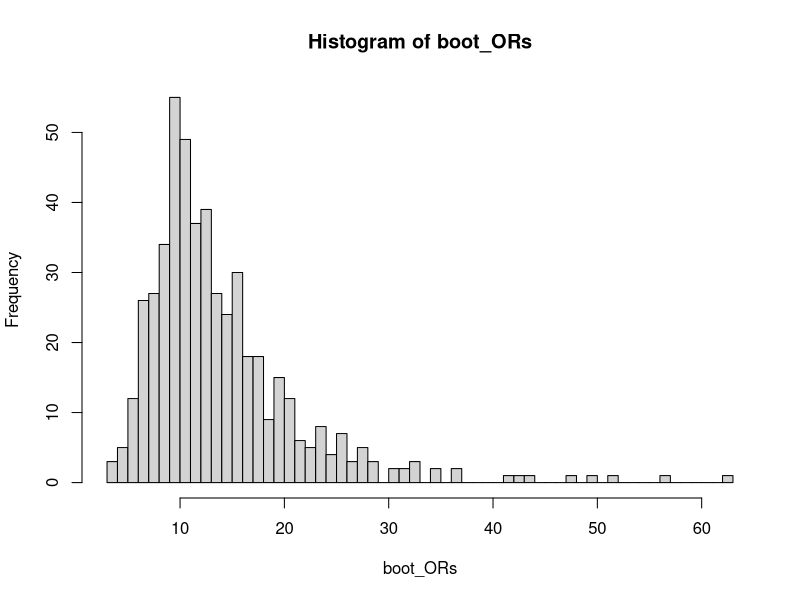

Recreate this plot in R.
#### Statistical Methods for Analysis with Missing Data
#### Lecture 7: R session 2
#### Mauricio Sadinle
#### Department of Biostatistics
#### University of Washington


### Part 1: Multinomial Example
## Simple example of the EM algorithm


# Clean your environment
rm(list=ls())

# Set a seed so you can reproduce all the results
set.seed(345)


## Generate data for two binary variables

# Sample size
n <- 1000

# True probabilities (pi11, pi21, pi12, pi22)
true_prob <- c(.4,.2,.1,.3)

# True odds ratio
oddsr <- function(vec){ 
  vec <- as.vector(vec)
  vec[1]*vec[4]/(vec[2]*vec[3])
  }
(true_oddsr <- oddsr(true_prob))

# Sample space
cells <- expand.grid(Z1=1:2,Z2=1:2)

# Select a sample 
cell_sample <- sample(nrow(cells), n, replace = TRUE, true_prob)
full_data <- cells[cell_sample,]

# Full data odds ratio
fulldata_table <- table(full_data)
(fulldata_oddsr <- oddsr(fulldata_table))

# Generate missingness
obs_data <- full_data
p_mis1 <- .5
mis_inds1 <- runif(n) < p_mis1
p_mis2_mis1 <- .5
p_mis2_obs1 <- .7
mis_inds2 <- runif(n) < (p_mis2_mis1*mis_inds1 + p_mis2_obs1*!mis_inds1)
obs_data[cbind(mis_inds1,mis_inds2)] <- NA


## EM algorithm under MAR
EM <- function(obs_data, init=NULL, tol=1e-10){
    
  obs_counts <- table(obs_data, useNA="always")
  
  locNA <- dim(obs_counts)  
  
  n11kl <- obs_counts[-locNA[1],-locNA[2]  ]
    
  n10kp <- obs_counts[-locNA[1],locNA[2]]  
  
  n01pl <- obs_counts[locNA[1],-locNA[2]]  
    
  n00pp <- obs_counts[locNA[1],locNA[2]]  
    
  # Starting point for EM  
  if(is.null(init)){
    prob_t <- matrix(c(.25,.25,.25,.25),2,2) 
  }else{  
    prob_t <- init  
  }  
    
  eps <- 1  
  iter <- 0  
    
  while(eps > tol){  
    prob_kp_t <- rowSums(prob_t)  
    prob_pl_t <- colSums(prob_t)  
      
    n_t <- n11kl +   
      outer(n10kp/prob_kp_t, n01pl/prob_pl_t, "+")*prob_t + 
      n00pp*prob_t  
      
    prob_tp1 <- n_t/n  
    eps <- max(abs(prob_tp1 - prob_t))  
    prob_t <- prob_tp1  
    iter <- iter+1  
  }  
    
  return(list(iter=iter, estprob=prob_t))  
}  

# Results of EM
EM_res <- EM(obs_data)
EM_res$iter


# Compare with complete cases
CC <- obs_data[complete.cases(obs_data),]
# CC estimated probabilities 
CC_prob <- table(CC)/nrow(CC)
# CC odds ratio
CC_oddsr <- oddsr(CC_prob)


# Comparison
round(EM_res$estprob,3)
round(CC_prob,3)
matrix(true_prob,2,2)

oddsr(EM_res$estprob)
CC_oddsr
true_oddsr


## HW2: under this setup, run simulation study to compare
##      estimators based on EM vs CC for the probabilities
##      and for the odds ratio


### Part 2: Estimating Variability via the Bootstrap

# We'll work with the obs_data constructed above
head(obs_data)
n <- nrow(obs_data)

# Selecting a single bootstrap sample is easy!
one_boot_indices <- sample(n,n,replace=TRUE)
one_boot_sample <- obs_data[one_boot_indices,]
head(one_boot_sample)

# EM algorithm applied to bootstrap sample
EM(one_boot_sample)

## Now select number of bootstrap replicates
nboot <- 500

# Select indices of all bootstrap samples
boot_indices <- replicate(nboot, sample(n,n,replace=TRUE))
dim(boot_indices)

# For each bootstrap sample, we need to run EM 
boot_probs <- apply(boot_indices, 2, 
                    function(x) as.vector( EM( obs_data[x,] )$estprob )
                    )
dim(boot_probs)

# 95% bootstrap confidence intervals for each probability
apply(boot_probs, 1, quantile, probs=c(.025,.975))
true_prob

# 95% bootstrap confidence intervals for odds ratio
boot_ORs <- apply(boot_probs,2,oddsr)
quantile(boot_ORs, probs=c(.025,.975))
true_oddsr

hist(boot_ORs,50)

### THE END